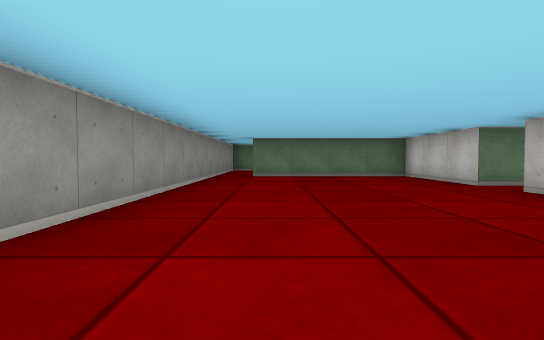
view 1 (above)

23 first-person views from a walk through a cub3D level. The camera is about half as high as the walls, tilts 2° down and sees 80° across. The floor is counted in squares. Each view is taken from the middle of a square. On the plan, view 1 faces up. The plan holds only what a view shows up to about 9 squares ahead; the rest is blank. The place goes on beyond the plan.

view 2
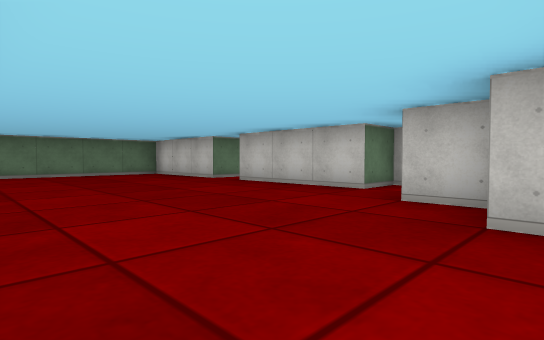

view 3
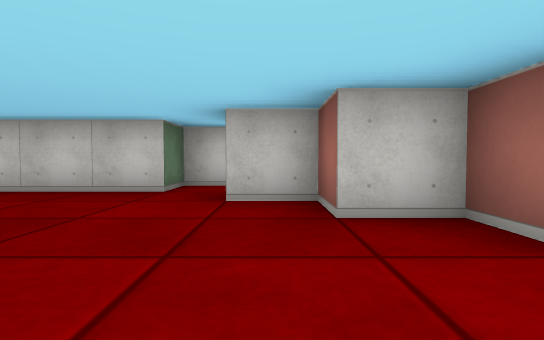

view 4
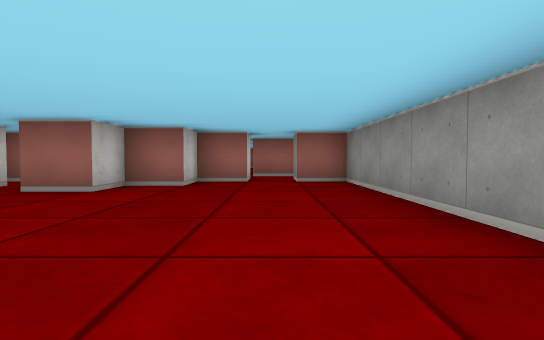

view 5
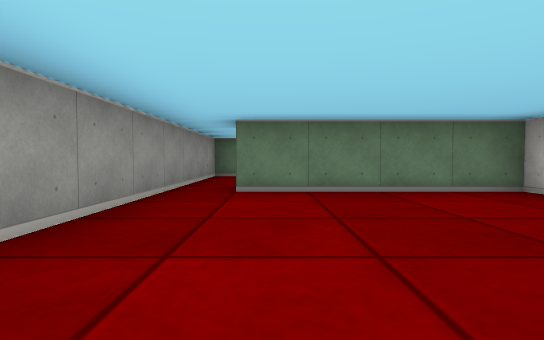

view 6
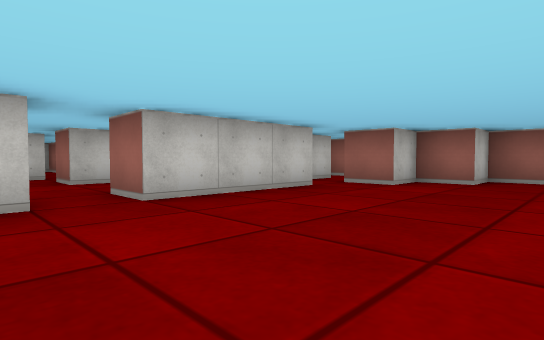

view 7
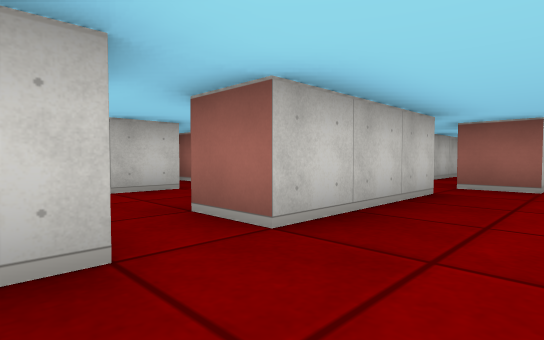

view 8
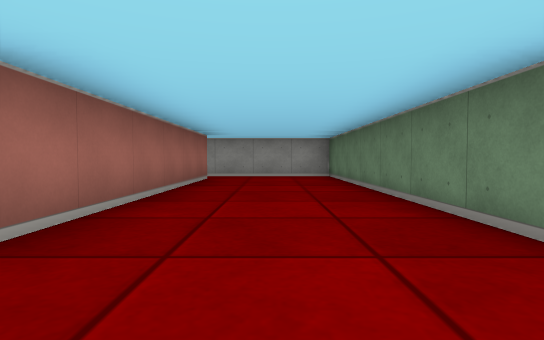

view 9
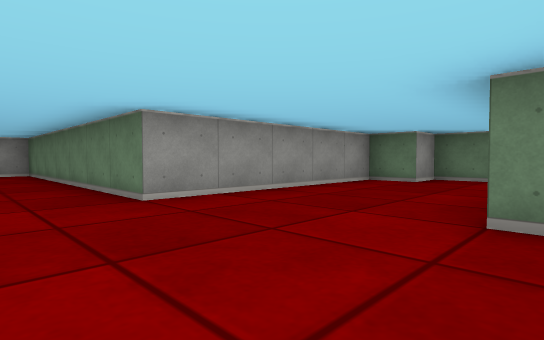

view 10
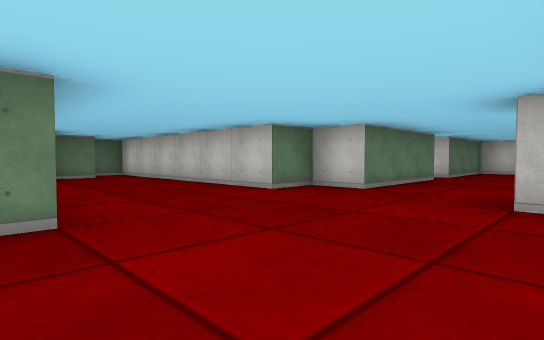

view 11
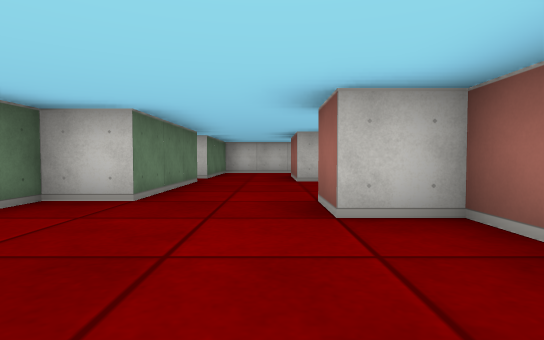

view 12
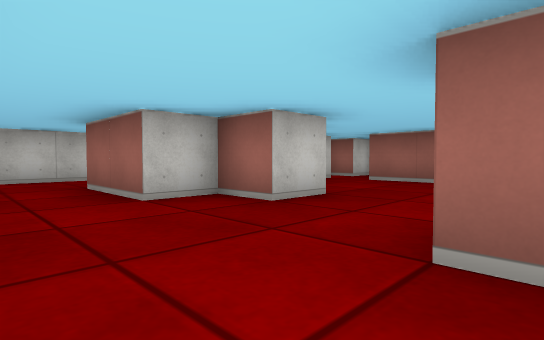

view 13
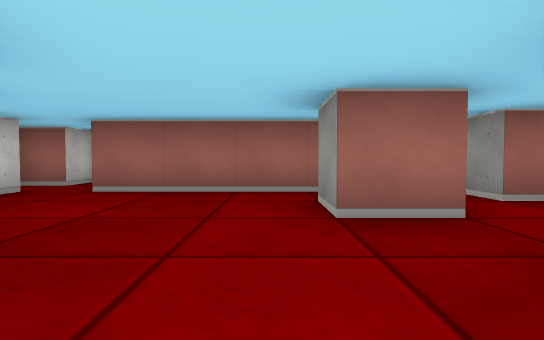

view 14
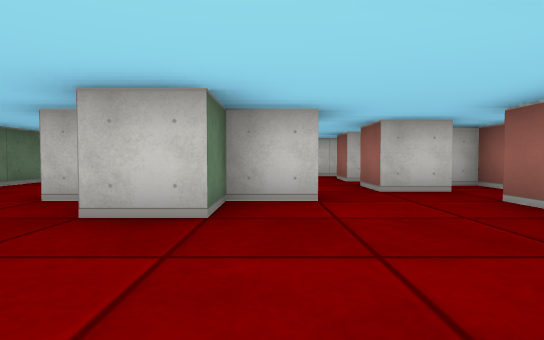

view 15
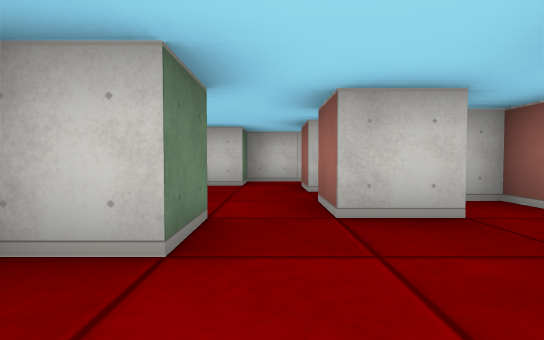

view 16
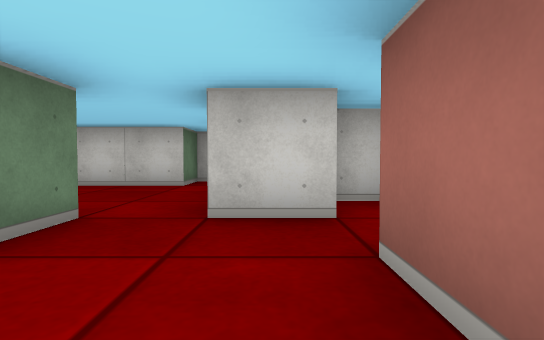

view 17
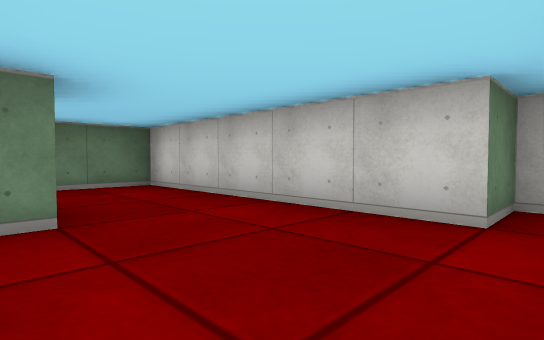

view 18
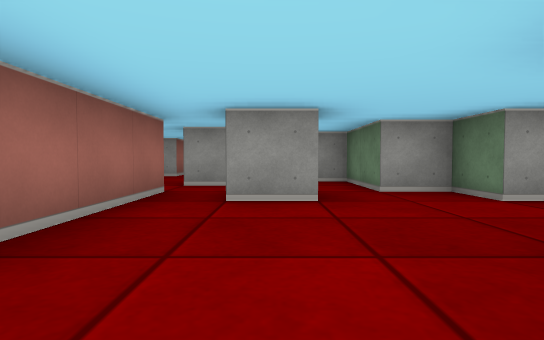

view 19
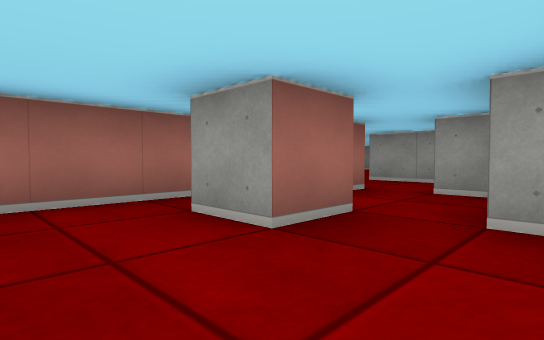

view 20
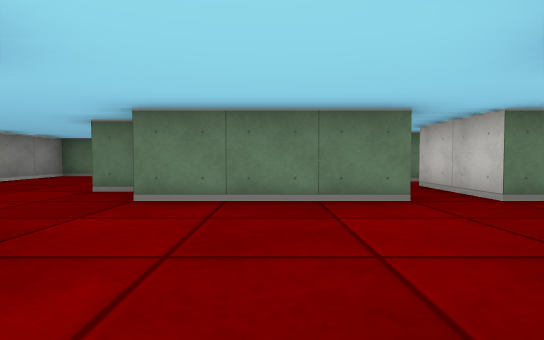

view 21
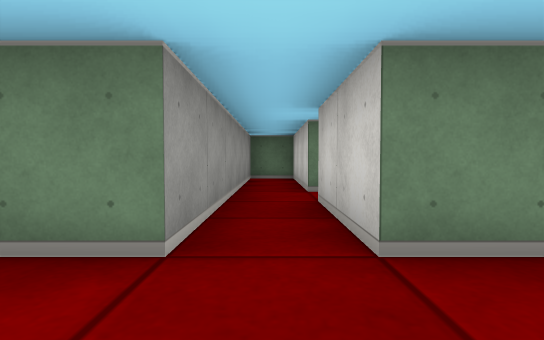

view 22
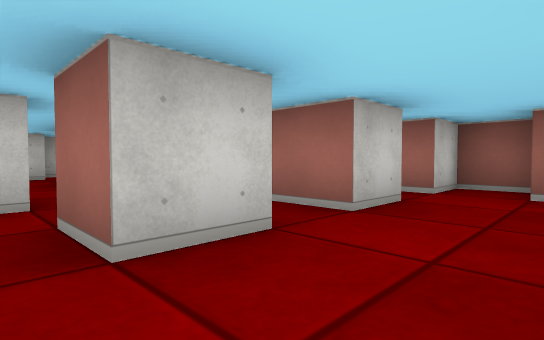

view 23
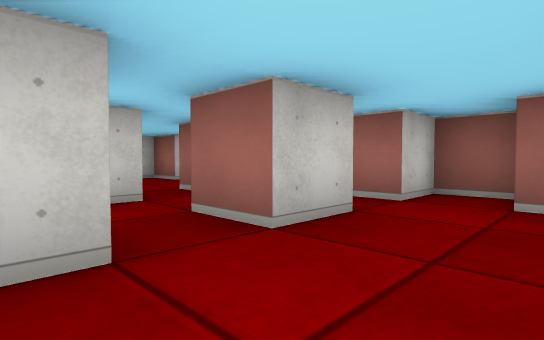

### Floor plan
Points are (right, up) in squares from view 1. A wall is a line through its corners. A room is listed if a view was taken in it or the views show most of it. See-through windows are left out.
Room 1 (views 1, 2, 3, 4, 5, 6, 7)
walls: (4.5, 5.5) (3.5, 5.5) (3.5, 8.5) (-0.5, 8.5); (4.5, 0.5) (4.5, 1.5) (3.5, 1.5) (3.5, 4.5) (4.5, 4.5); (0.5, -1.5) (1.5, -1.5) (1.5, -0.5) (2.5, -0.5) (2.5, 0.5) (3.5, 0.5); (-1.5, 9.5) (-1.5, -1.5) (-0.5, -1.5)
ways out: opening at (-1, 9) to room 2; opening at (4, 5) to room 3; opening at (0, -2); opening at (4, 1)
Room 2 (views 8, 9, 10, 11, 12, 21)
walls: (7.8, 9.5) (8.5, 9.5) (8.5, 10.5) (9.5, 10.5); (11.5, 9.5) (12.5, 9.5) (12.5, 10.5) (14.5, 10.5); (12.5, 14.5) (12.5, 12.5) (9.5, 12.5) (9.5, 13.5) (8.5, 13.5) (8.5, 19.5) (7.8, 19.5); (7.6, 18.5) (6.5, 18.5) (6.5, 17.5) (5.5, 17.5) (5.5, 12.5) (-1.5, 12.5) (-1.5, 9.5); (14.5, 12.5) (13.5, 12.5) (13.5, 14.5); (-0.5, 9.5) (5.2, 9.5)
ways out: opening at (-1, 9) to room 1; opening at (10.5, 9.5) to room 3; opening at (14, 11.5) to room 4; opening at (13, 13.5) to room 5
Room 3 (views 13, 14, 15, 16, 17, 18, 19, 20, 22, 23)
walls: (8.5, 5.5) (12.5, 5.5); (8.4, 7.5) (9.5, 7.5) (9.5, 6.5); (8.5, 4.4) (8.5, 4.9); (6.5, 5.4) (6.5, 6.5) (7.5, 6.5) (7.5, 5.5); (6.5, 3.4) (6.5, 4.5) (7.5, 4.5); (9.5, 10) (9.5, 9.5) (8.5, 9.5) (8.5, 8.5) (6.5, 8.5) (6.5, 7.5); (13.5, 5.4) (13.5, 6.5) (14.5, 6.5); (4.5, 6.9) (4.5, 5.5); (13.5, 7.5) (12.5, 7.5) (12.5, 8.5) (11.5, 8.5) (11.5, 9.5); (5.5, 1.5) (6.5, 1.5) (6.5, 2.5) (8.4, 2.5)
ways out: opening at (4, 5) to room 1; opening at (10.5, 9.5) to room 2; opening at (14, 7) to room 4; opening at (13, 5) to room 6; opening at (9, 4)
Room 4 (no view inside)
walls: (14.6, 9.5) (14.1, 9.5); (15.5, 6.5) (16.5, 6.5); (17.5, 6.2) (17.5, 7.5) (16.5, 7.5) (16.5, 12.5) (14.5, 12.5)
ways out: opening at (14, 11.5) to room 2; opening at (14, 7) to room 3
Room 5 (no view inside)
walls: (14, 15.5) (13.5, 15.5) (13.5, 18.5) (12.5, 18.5) (12.5, 14.5)
ways out: opening at (13, 13.5) to room 2; opening at (14.5, 15)
Room 6 (no view inside)
walls: (13.5, 4.5) (14.5, 4.5) (14.5, 5.4)
ways out: opening at (13, 5) to room 3

Where each view was taken, in squares from view 1:
view 1: 0 up, 0 right, facing up
view 2: 1 down, 1 left, facing up-right
view 3: 0 up, 1 left, facing right
view 4: 5 up, 0 right, facing down
view 5: 4 up, 0 right, facing up
view 6: 6 up, 0 right, facing down-right
view 7: 6 up, 2 right, facing down-right
view 8: 11 up, 7 right, facing left
view 9: 11 up, 9 right, facing up-left
view 10: 10 up, 5 right, facing up-right
view 11: 11 up, 6 right, facing right
view 12: 12 up, 9 right, facing down-right
view 13: 10 up, 10 right, facing down
view 14: 8 up, 9 right, facing right
view 15: 7 up, 11 right, facing right
view 16: 6 up, 11 right, facing right
view 17: 7 up, 14 right, facing up-right
view 18: 7 up, 13 right, facing left
view 19: 9 up, 11 right, facing down-left
view 20: 9 up, 11 right, facing up
view 21: 11 up, 13 right, facing up
view 22: 7 up, 5 right, facing down-right
view 23: 6 up, 5 right, facing down-right
